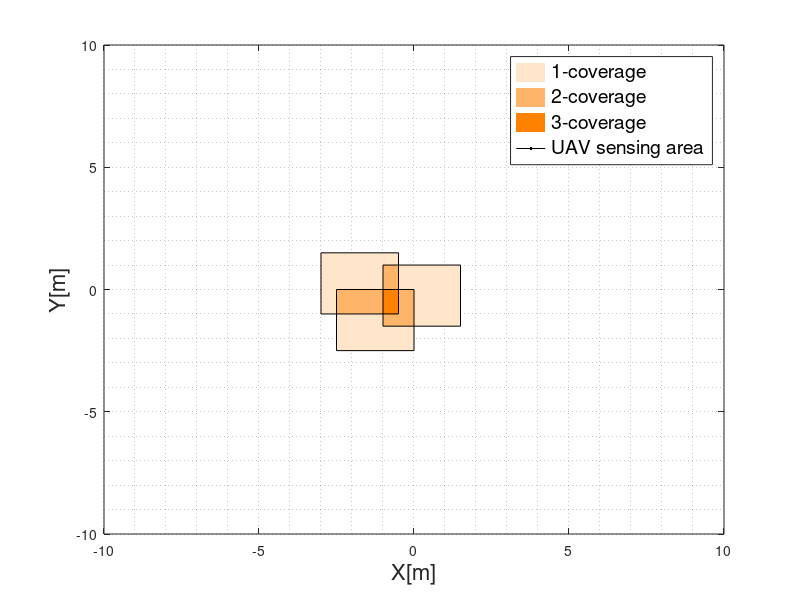

This figure's MATLAB source:
close all
figure
hold on
box on
grid minor
set(gcf,'Position',[100 100 700 600])
axis([-10 10 -10 10])

xlabel('X[m]','FontSize',16)
ylabel('Y[m]','FontSize',16)
%set(gca,'FontSize',12)


%k1=rectangle('Position',[-3 0 2 1.5],'FaceColor',[255/255 230/255 203/255],'EdgeColor','none');
h(1)=fill([-3 -.5 -.5 -3],[0 0 1.5 1.5],[255/255 230/255 203/255],'EdgeColor','none');

rectangle('Position',[-3 -1 0.5 1],'FaceColor',[255/255 230/255 203/255],'EdgeColor','none')
rectangle('Position',[-1 1 0.5 0.5],'FaceColor',[255/255 230/255 203/255],'EdgeColor','none')
rectangle('Position',[0 -1.5 1.5 2.5],'FaceColor',[255/255 230/255 203/255],'EdgeColor','none')
rectangle('Position',[-.5 0 .5 1],'FaceColor',[255/255 230/255 203/255],'EdgeColor','none')
rectangle('Position',[-2.5 -2.5 1.5 1.5],'FaceColor',[255/255 230/255 203/255],'EdgeColor','none')
rectangle('Position',[-1 -2.5 1 1],'FaceColor',[255/255 230/255 203/255],'EdgeColor','none')

h(2)=fill([-2.5 -1 -1 -2.5],[-1 -1 0 0],[255/255 181/255 105/255],'EdgeColor','none');

%k2=rectangle('Position',[-2.5 -1 1.5 1],'FaceColor',[255/255 181/255 105/255],'EdgeColor','none');
rectangle('Position',[-1 0 .5 1],'FaceColor',[255/255 181/255 105/255],'EdgeColor','none')
rectangle('Position',[-0.5 -1.5 .5 1.5],'FaceColor',[255/255 181/255 105/255],'EdgeColor','none')
rectangle('Position',[-1 -1.5 .5 .5],'FaceColor',[255/255 181/255 105/255],'EdgeColor','none')

%k3=rectangle('Position',[-1 -1 0.5 1],'FaceColor',[255/255 129/255 0/255],'EdgeColor','none');
h(3)=fill([-1 -0.5 -0.5 -1],[-1 -1 0 0],[255/255 129/255 0/255],'EdgeColor','none');

rectangle('Position',[-3 -1 2.5 2.5]);
rectangle('Position',[-1 -1.5 2.5 2.5])
rectangle('Position',[-2.5 -2.5 2.5 2.5])

h(4) = line(NaN,NaN,'Color',[0 0 0]);
legend(h(1:4),{'1-coverage','2-coverage','3-coverage','UAV sensing area'},'FontSize',14)


%legend(k1,'This three')